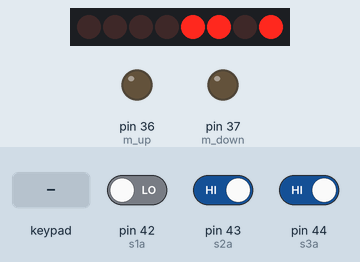
Recording of a sketch running on a simulated Arduino Mega 2560, built with avr-gcc and run on an emulated ATmega2560. Parts: 8 shift-register outputs drawn as a row of LEDs (first output left, lit = HIGH), output pins drawn as LEDs (lit = HIGH). Wiring (inferred from the names in the program): shift register (74HC595): data pin 7; shift clock pin 9; latch pin 8. Wiring (inferred from the signals the program sends): row of LEDs: on Q0, Q1, Q2, Q3, Q4, Q5, Q6, Q7. Inputs (shaded band) come from the test bench; at power-on: pin 44 (s3a) HIGH, pin 42 (s1a) LOW, pin 43 (s2a) HIGH. Pins used as bus, display or sensor lines are not drawn.

Above: at 3.2 s.
3.3 s: pin 44 (s3a) driven LOW
4.8 s: key '1' pressed
At 5.3 s:
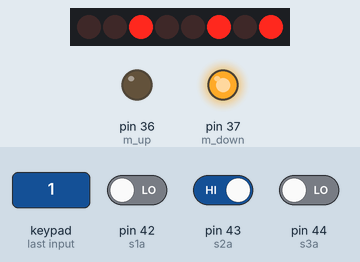
6.3 s: pin 42 (s1a) driven HIGH
At 6.51 s:
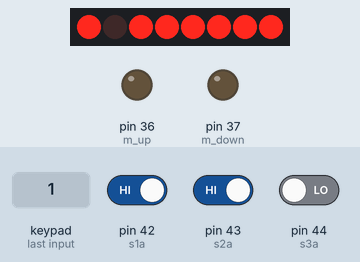
8.1 s: pin 43 (s2a) driven LOW
At 9.3 s:
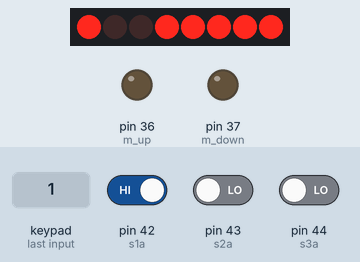
9.6 s: keypad keys 2 7 2 6 2 5 2 4 pressed 0.4 s apart
At 10.1 s:
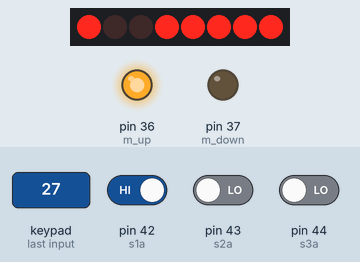
14.3 s: pin 44 (s3a) driven HIGH
At 15.3 s:
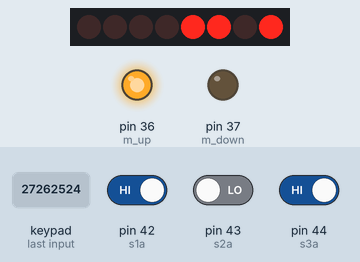
Timing chart, 0 to 17.1 s (numbered marks = the images above; inputs shaded):
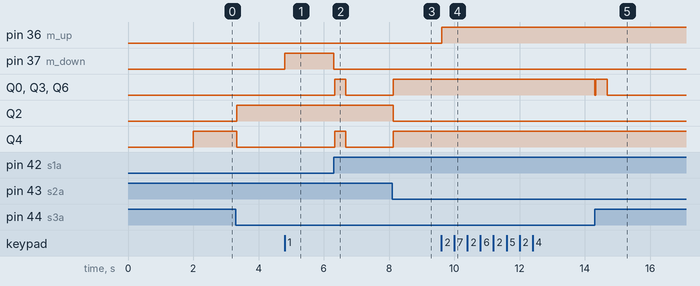

Measured:
- after the input at 4.8 s, pin 37 (m_down): LOW → HIGH at once
- after the input at 6.3 s, pin 37 (m_down): HIGH → LOW at once; Q0, Q3, Q4, Q6: LOW → HIGH at once, → LOW 0.34 s later
- after the input at 8.1 s, Q0, Q3, Q4, Q6: LOW → HIGH at once; Q2: HIGH → LOW at once
- after the input at 9.6 s, pin 36 (m_up): LOW → HIGH at once
- after the input at 14.3 s, Q0, Q3, Q6: HIGH → LOW at once, → HIGH 0.04 s later, → LOW 0.34 s later

The sketch:

Codigodeproyecto.ino
```cpp
// ==========================================================
// ELEVADOR 3 NIVELES (SIN PUERTAS) - ARDUINO MEGA 2560
// ==========================================================

#include <Keypad.h>

// --- DISPLAY 7 SEGMENTOS (74HC595) ---
const int clockpin = 9;
const int data     = 7;
const int latch    = 8;

const int NUM[] = {
  202,   // NUM 0 (11000000)
  249,   // NUM 1 (11111001)
  164,   // NUM 2 (10100100)
  176    // NUM 3 (10110000)
};

// --- SENSORES DE PISO (NUEVOS PINES REASIGNADOS) ---
const int s1a = 42;   // Sensor Piso 1
const int s2a = 43;   // Sensor Piso 2
const int s3a = 44;   // Sensor Piso 3

// --- MOTOR PRINCIPAL (L298N) ---
const int m_up   = 36;
const int m_down = 37;

// --- CONFIGURACIÓN DE TU BOTONERA PCB 4X4 VALIDADA ---
const byte FILAS = 4;
const byte COLUMNAS = 4;

char teclas[FILAS][COLUMNAS] = {
  {'1','2','3','4'},     // R1 -> S1 (Piso 1), S2 (Piso 2), S3 (Piso 3), S4
  {'5','6','7','8'},     // R2 -> S5 a S8
  {'9','A','B','C'},     // R3 -> S9 a S12
  {'D','E','F','G'}      // R4 -> S13 a S16
};

// Pines de la Botonera PCB (R1..R4 y C1..C4)
byte pinesFilas[FILAS]       = {28, 29, 30, 31}; // R1, R2, R3, R4
byte pinesColumnas[COLUMNAS] = {27, 26, 25, 24}; // C1, C2, C3, C4

Keypad teclado = Keypad(makeKeymap(teclas), pinesFilas, pinesColumnas, FILAS, COLUMNAS);

// --- VARIABLES DE ESTADO Y GRAFCET ---
int contadorU;

boolean e0 = false;
boolean e1 = false, e2 = false, e3 = false, e4 = false, e5 = false, e6 = false;

boolean t01 = false, t02 = false, t03 = false, t04 = false, t05 = false, t06 = false;
boolean t10 = false, t20 = false, t30 = false, t40 = false, t50 = false, t60 = false;

// Banderas de llamada
boolean b1 = false, b2 = false, b3 = false;

void cont() {
  digitalWrite(latch, LOW);
  shiftOut(data, clockpin, MSBFIRST, NUM[contadorU]);
  digitalWrite(latch, HIGH);
}

void setup() {
  pinMode(s1a, INPUT);
  pinMode(s2a, INPUT);
  pinMode(s3a, INPUT);

  pinMode(m_up, OUTPUT);
  pinMode(m_down, OUTPUT);

  pinMode(latch, OUTPUT);
  pinMode(clockpin, OUTPUT);
  pinMode(data, OUTPUT);

  delay(2000);

  // Calibración inicial: Buscar origen (Piso 1) si la cabina no toca ningún sensor
  while (digitalRead(s1a) == LOW && digitalRead(s2a) == LOW && digitalRead(s3a) == LOW) {
    digitalWrite(m_down, HIGH);
    digitalWrite(latch, LOW);
    shiftOut(data, clockpin, MSBFIRST, NUM[0]);
    digitalWrite(latch, HIGH);
  }

  digitalWrite(m_up, LOW);
  digitalWrite(m_down, LOW);
}

void loop() {
  // --- LECTURA DE LA BOTONERA ---
  char tecla = teclado.getKey();

  if (tecla == '1') { b1 = true; b2 = false; b3 = false; } // Botón S1
  if (tecla == '2') { b2 = true; b1 = false; b3 = false; } // Botón S2
  if (tecla == '3') { b3 = true; b1 = false; b2 = false; } // Botón S3

  // --- LECTURA DE SENSORES DE PISO ---
  int s1 = digitalRead(s1a);
  int s2 = digitalRead(s2a);
  int s3 = digitalRead(s3a);

  // --- LÓGICA GRAFCET ---
  if (!e1 && !e2 && !e3 && !e4 && !e5 && !e6) {
    e0 = true;
  }

  // Evaluaciones de Transición
  // Piso 1 a 2
  if (e0 && s1 && b2) { t01 = true; t10 = false; }
  if (e1 && s2)       { t10 = true; t01 = false; b2 = false; }

  // Piso 1 a 3
  if (e0 && s1 && b3) { t02 = true; t20 = false; }
  if (e2 && s3)       { t20 = true; t02 = false; b3 = false; }

  // Piso 2 a 3
  if (e0 && s2 && b3) { t03 = true; t30 = false; }
  if (e3 && s3)       { t30 = true; t03 = false; b3 = false; }

  // Piso 3 a 2
  if (e0 && s3 && b2) { t04 = true; t40 = false; }
  if (e4 && s2)       { t40 = true; t04 = false; b2 = false; }

  // Piso 3 a 1
  if (e0 && s3 && b1) { t05 = true; t50 = false; }
  if (e5 && s1)       { t50 = true; t06 = false; b1 = false; }

  // Piso 2 a 1
  if (e0 && s2 && b1) { t06 = true; t60 = false; }
  if (e6 && s1)       { t60 = true; t06 = false; b1 = false; }

  // Cambios de Etapa
  if (e0 && t01) { e0 = false; e1 = true; }
  if (e1 && t10) { e1 = false; e0 = true; }

  if (e0 && t02) { e0 = false; e2 = true; }
  if (e2 && t20) { e2 = false; e0 = true; }

  if (e0 && t03) { e0 = false; e3 = true; }
  if (e3 && t30) { e3 = false; e0 = true; }

  if (e0 && t04) { e0 = false; e4 = true; }
  if (e4 && t40) { e4 = false; e0 = true; }

  if (e0 && t05) { e0 = false; e5 = true; }
  if (e5 && t50) { e5 = false; e0 = true; }

  if (e0 && t06) { e0 = false; e6 = true; }
  if (e6 && t60) { e6 = false; e0 = true; }

  // --- CONTROL DEL MOTOR PRINCIPAL ---
  if (e1 || e2 || e3) {   // Subiendo
    digitalWrite(m_up, HIGH);
    digitalWrite(m_down, LOW);
  }

  if (e0) {               // Reposo
    digitalWrite(m_up, LOW);
    digitalWrite(m_down, LOW);
  }

  if (e4 || e5 || e6) {   // Bajando
    digitalWrite(m_up, LOW);
    digitalWrite(m_down, HIGH);
  }

  // --- ACTUALIZACIÓN DEL DISPLAY ---
  if (s1 == HIGH) { contadorU = 1; cont(); }
  if (s2 == HIGH) { contadorU = 2; cont(); }
  if (s3 == HIGH) { contadorU = 3; cont(); }
}
```
